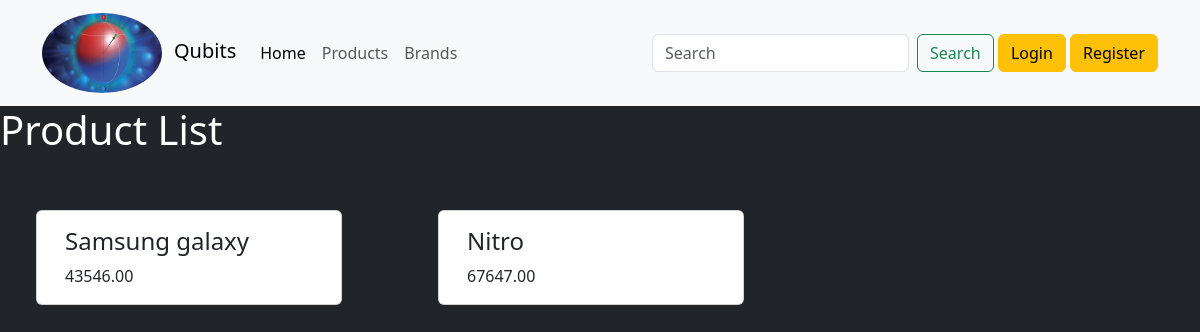
The page /inventory/product/list/ on the database its author committed.
### inventory/models.py (models this page shows)
class Product(models.Model):
    brand = models.ForeignKey(Brand,on_delete=models.CASCADE)
    category = models.ManyToManyField(Category)
    name = models.CharField(max_length=60)
    price = models.DecimalField(max_digits=10,decimal_places=2)

### inventory/views.py (the view)
# urls.py: path('product/list/',views.product_list,name="product_list"),
def product_list(request):
     products = Product.objects.all()
     context={
          'products':products
          }
     return render(request,'inventory/product_list.html',context)

### inventory/templates/inventory/product_list.html (shortened to what this page needs)
{% extends "base.html" %}
{% block main %}
<h1> Product List</h1>
<div class="row ">
    {% for product in products  %}
        <div class="card col-3 m-5 text-start ">
            <div class="card-body" onClick = "product_details({{product.id}})">
                <h4 class="card-title">{{product.name}}</h4>
                <p class="card-text">{{product.price}}</p>
            </div>
        </div>
    {% endfor %}
</div>
{% endblock  %}

### rows shown on the page
Product: name "Samsung galaxy", price "43546.00"
Product: name "Nitro", price "67647.00"
